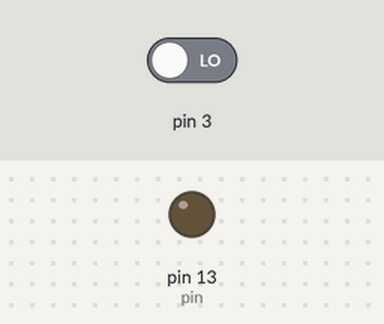
Bench run of a sketch on a simulated Arduino Uno, built with avr-gcc and run on an emulated ATmega328P. On the bench: output pins drawn as LEDs (lit = HIGH). Inputs (shaded band) come from the test bench; at power-on: pin 3 LOW.

Above: at 1.2 s.
1.3 s: pin 3 driven HIGH
At 2.4 s:
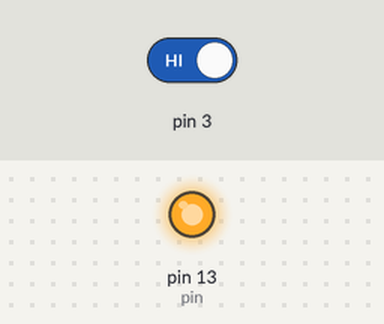
2.8 s: pin 3 driven LOW
At 3.6 s:
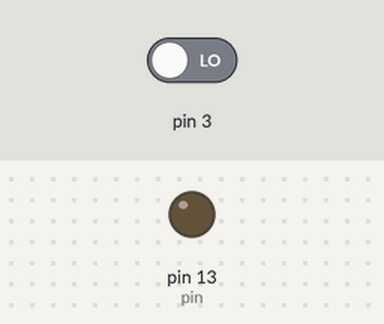
Timing chart, 0 to 5.8 s (numbered marks = the images above; inputs shaded):
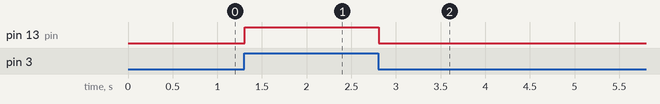

Measured:
- after the input at 1.3 s, pin 13 (pin): LOW → HIGH at once
- after the input at 2.8 s, pin 13 (pin): HIGH → LOW at once

The sketch:

IR_developing.ino
```cpp
int pin = 13;
volatile int state = LOW;

void setup()
{
  pinMode(pin, OUTPUT);
  attachInterrupt(1, blink, CHANGE);
}

void loop()
{
  digitalWrite(pin, state);
}

void blink()
{
  state = !state;
  delay(800);
}
```
